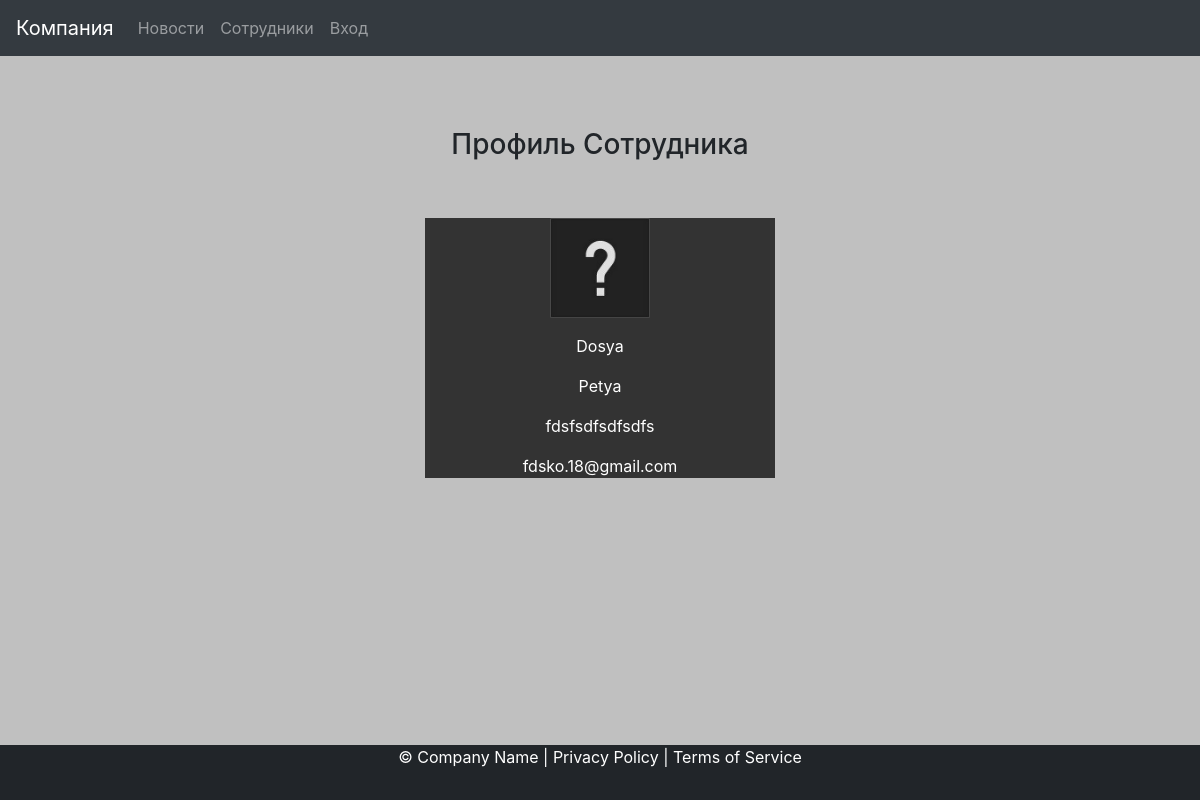
/workers/id_16, run on an earlier commit of the app's database.
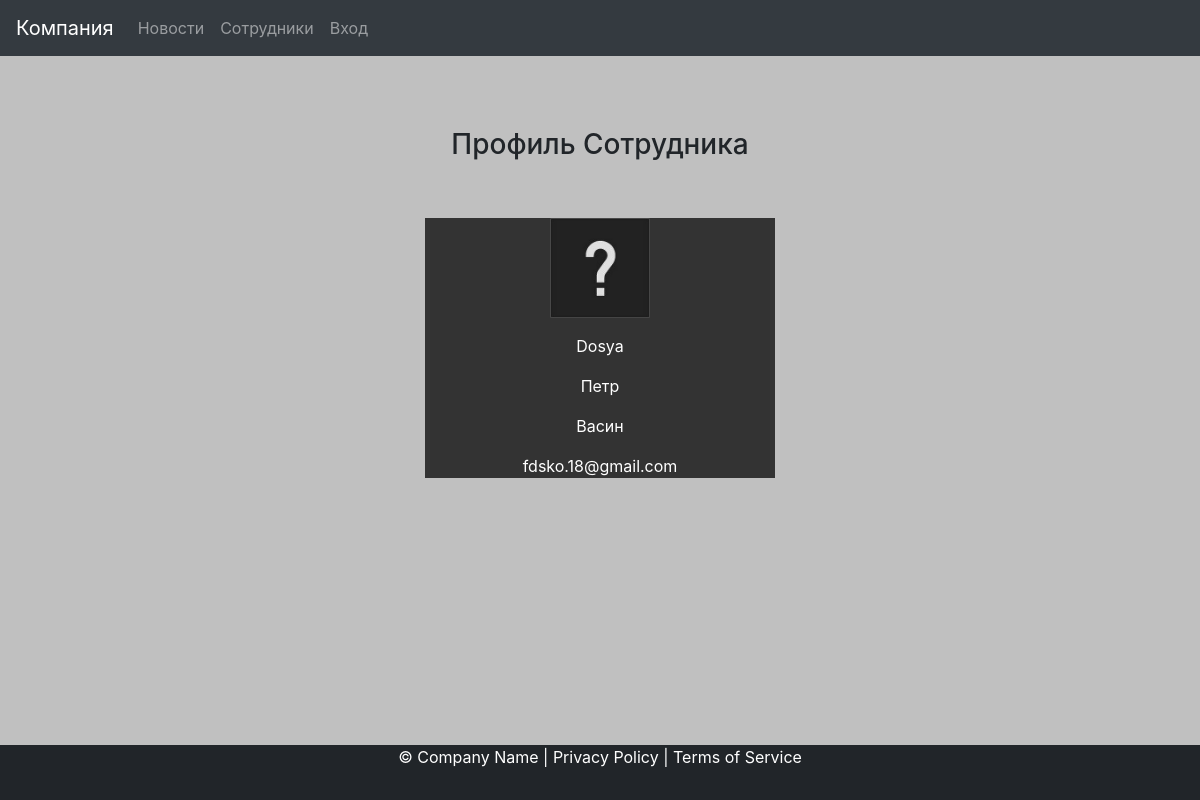
And on a later commit of the database.
### workers_list/models.py (models this page shows, shortened)
class Workers(models.Model):
    user = models.OneToOneField(User, on_delete=models.CASCADE, verbose_name='Логин')
    name = models.CharField(max_length=50, verbose_name='Имя')
    surname = models.CharField(max_length=50, verbose_name='Фамилия')
    email = models.EmailField()
    image = models.ImageField(default='workers_list/photos/default_user.jpg', upload_to='workers_list/photos',
                              verbose_name='Фото сотрудника', null=False)
    class Meta:
        verbose_name = 'Сотрудник'
        verbose_name_plural = 'Сотрудники'

### workers_list/views.py (the view)
# urls.py: path('id_<int:id>', profile, name='id'),
def profile(request, id):
    profile = Workers.objects.get(user_id=id)
    return render(request, 'profile.html', {'profile': profile, 'request': request}, )

### workers_list/templates/profile.html
{% extends 'base.html' %}
{% block profile %}
<h3 class="text-head">
    Профиль Сотрудника
</h3>
<div class="container">
    <div class="row">
        <div class="col-md-4 offset-md-4">
            <br>
            <br>
            <div class="panel panel-default">
                <div class="panel-body">
                    <p><img src="{{ MEDIA_URL }}{{profile.image}} "width="100" height="100"></p>
                    <p>{{profile.user}}</p>
                    <p>{{profile.name}}</p>
                    <p>{{profile.surname}}</p>
                    <p>{{profile.email}}</p>
                </div>
            </div>
        </div>
    </div>
</div>
{%endblock%}

What changed in the data, as far as the page shows it:
changed Workers "fdsko.18@gmail.com": name "Petya" → "Петр"; surname "fdsfsdfsdfsdfs" → "Васин"
